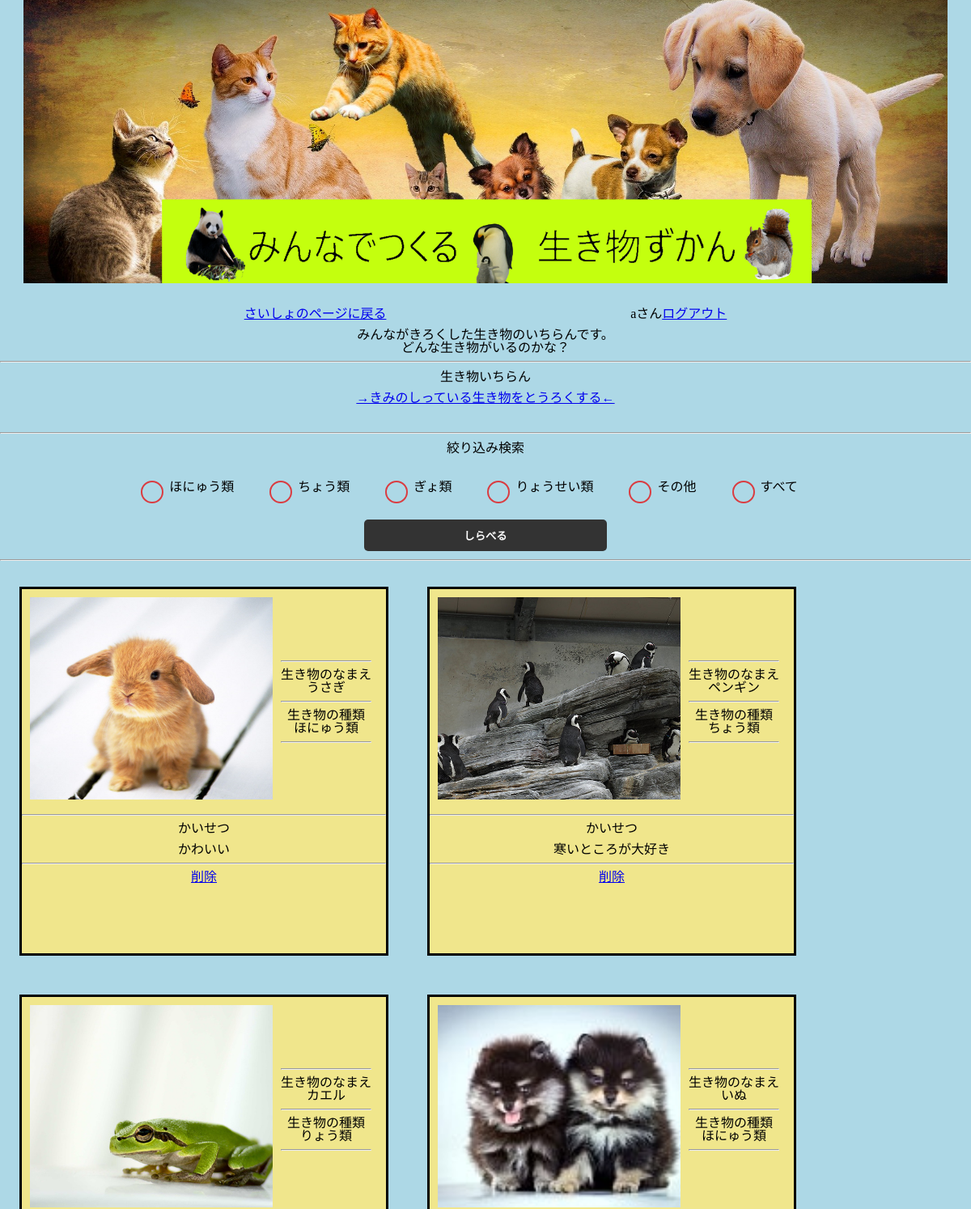
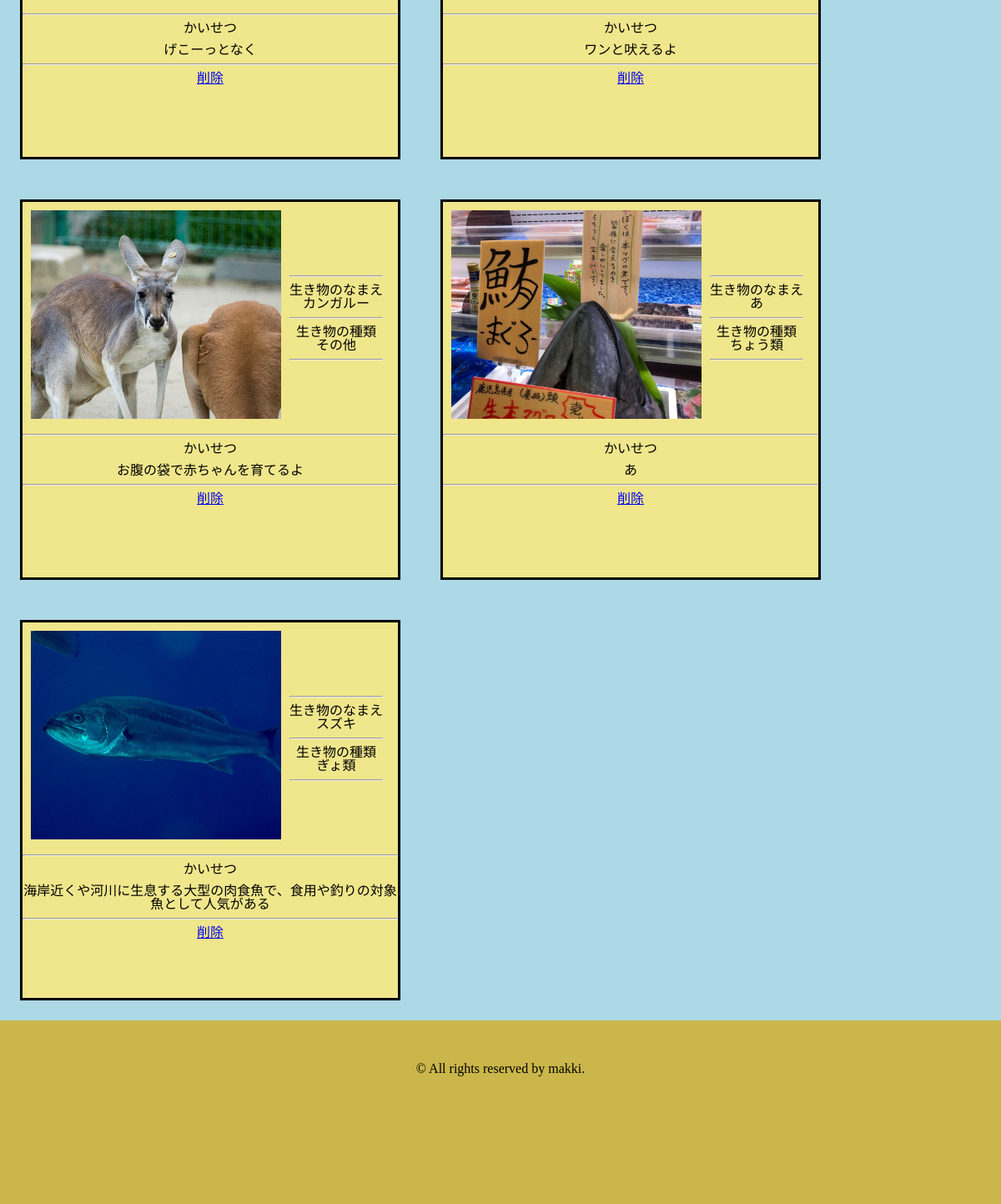
Screenshot of /animal.php (signed in) with the database file from the repository (2 pictures, top to bottom).
### tables this page shows
CREATE TABLE `animal_table` (
  `id` int(12) NOT NULL,
  `a_name` varchar(64) NOT NULL,
  `category` varchar(12) NOT NULL,
  `kaisetu` text NOT NULL,
  `img` varchar(200) NOT NULL
);

### _function.php (called while the page is built, shortened)
<?php
    function h($val){
        return htmlspecialchars($val, ENT_QUOTES);
    }
?>

### animal.php (the view, shortened to what this page needs)
<?php
include("_function.php");
$pdo = db_connect();
    $stmt = $pdo->prepare("SELECT * FROM animal_table");
    $status = $stmt->execute();
$view = "";
if($status==false){
    $error = $stmt->errorInfo();
exit("ErrorQuery:".$error[2]);
} else {
    while($result = $stmt->fetch(PDO::FETCH_ASSOC)){
           $view .='<div class="animal_box">';
           $view .='<div class="imgname_box">';
           $view .='<p>';
           $view .='<img src="'.$result["img"].'"class="a_img">';
           $view .='</p>';
           $view .='<div class="name_box">';
           $view .='<hr>';
           $view .='<p>';
           $view .='生き物のなまえ';
           $view .='</p>';
           $view .='<p class="a_name">';
           $view .=$result["a_name"];
           $view .='</p>';
           $view .='<hr>';
           $view .='<p>';
           $view .='生き物の種類';
           $view .='</p>';
           $view .='<p class="a_category">';
           $view .=$result["category"];
           $view .='</p>';
           $view .='<hr>';
           $view .='</div>';
           $view .='</div>';
           $view .='<hr>';
           $view .='<p class="kaisetu_a">';
           $view .='かいせつ';
           $view .='</p>';
           $view .='<p class="a_kaisetu">';
           $view .=$result["kaisetu"];
           $view .='</p>';
           $view .='<hr>';
           $view .= "<a class='delete' href=delete.php?id={$result["id"]} onclick=confirm('データを削除します。本当によろしいですか？')>";
           $view .="削除";
           $view .= '</a>';
           $view .='</div>';
    }
}
?>
<html lang="ja">
  <head>
<link rel="stylesheet" href="css/reset.css" />
<link rel="stylesheet" href="css/style.css" />
  </head>
  <body>
    <header>
      <div class=title>
<img src="img/タイト.png" alt="ヘッダー">
</div>
    <div class="log">
        <a href="_top.php" class="top">さいしょのページに戻る</a>
        <p><?php echo h($_SESSION["u_name"]);?>さん<a href="logout.php">ログアウト</a></p>
      </div>
    <div class="formArea">
      <h1>みんながきろくした生き物のいちらんです。<br/>どんな生き物がいるのかな？</h1><hr>
    </div>
    </header>
    <main>
     <h2 class="formArea">生き物いちらん</h2>
    <p class="formArea"><a href="admin_form.php">→きみのしっている生き物をとうろくする←</a></p><br/><hr>
        <form method="post" action="_search.php">
          <p class="formArea">絞り込み検索 </p>
<div class="cp_ipradio">
	<label for="a_rb1">ほにゅう類</label>
	<label for="a_rb2">ちょう類</label>
	<label for="a_rb3">ぎょ類</label>
	<label for="a_rb4">りょうせい類</label>
	<label for="a_rb5">その他</label>
	<label for="a_rb6">すべて</label>
</div>
          <p class="formArea"><input type="submit" class="form-Btn" value="しらべる" /></p>
        </form>
      <hr>
     <div class="animal">
     <?php echo ($view)?>
    </div>
    </main>
          <footer>
  	<p>© All rights reserved by makki.</p>
  </footer>
  </body>
</html>

### css/style.css (style rules this page uses)
body { background-color: lightblue; }
.title { display: flex; justify-content: center; width: 1200px; height: 350px; margin: 0 auto; margin-bottom: 30px; }
.formArea { text-align: center; margin-top: 10px; margin-bottom: 10px; }
footer { width: 100%; height: 120px; text-align: center; padding: 50px 0; background-color: #cab64a; }
.log { display: flex; justify-content: space-evenly; align-items: center; }
input[type="submit"] { border: none; display: block; width: 100%; max-width: 300px; padding: 10px; border-radius: 5px; background-color: #333; color: #fff; font-weight: bold; appearance: none; -webkit-appearance: none; -moz-appearance: none; cursor: pointer; margin: 0 auto; }
.cp_ipradio { width: 90%; margin: 2em auto; text-align: left; text-align: center; }
.cp_ipradio label { position: relative; display: inline-block; margin-right: 30px; padding-right: 10px; padding-left: 35px; cursor: pointer; }
.cp_ipradio label::before { position: absolute; z-index: -1; top: 0; left: 0; display: block; width: 24px; height: 24px; content: " "; border: 2px solid #da3c41; border-radius: 4px; }
.cp_ipradio input[type="radio"] + label::before { border-radius: 18px; }
.cp_ipradio label, .cp_ipradio label::before { -webkit-transition: 0.25s all ease; transition: 0.25s all ease; }
.animal_box { width: 450px; height: 450px; border: solid 3px black; margin: 1.5em; background-color: khaki; }
.imgname_box { display: flex; }
.name_box { text-align: center; margin-top: 80px; }
.a_img { width: 300px; height: 250px; margin: 10px; object-fit: cover; }
.animal { display: flex; flex-wrap: wrap; }
.kaisetu_a { text-align: center; margin-bottom: 10px; }
.a_kaisetu { text-align: center; }
a.delete { display: flex; justify-content: center; align-items: flex-end; }

### rows the page displays
animal_table: img (picture), value "生き物のなまえ うさぎ 生き物の種類 ほにゅう類 かいせつ かわいい 削除"
animal_table: img (picture), value "生き物のなまえ ペンギン 生き物の種類 ちょう類 かいせつ 寒いところが大好き 削除"
animal_table: img (picture), value "生き物のなまえ カエル 生き物の種類 りょう類 かいせつ げこーっとなく 削除"
animal_table: img (picture), value "生き物のなまえ いぬ 生き物の種類 ほにゅう類 かいせつ ワンと吠えるよ 削除"
animal_table: img (picture), value "生き物のなまえ カンガルー 生き物の種類 その他 かいせつ お腹の袋で赤ちゃんを育てるよ 削除"
animal_table: img (picture), value "生き物のなまえ あ 生き物の種類 ちょう類 かいせつ あ 削除"
animal_table: img (picture), value "生き物のなまえ スズキ 生き物の種類 ぎょ類 かいせつ 海岸近くや河川に生息する大型の肉食魚で、食用や釣りの対象魚として人気がある 削除"

### other values shown
$_SESSION["u_name"] "a"
